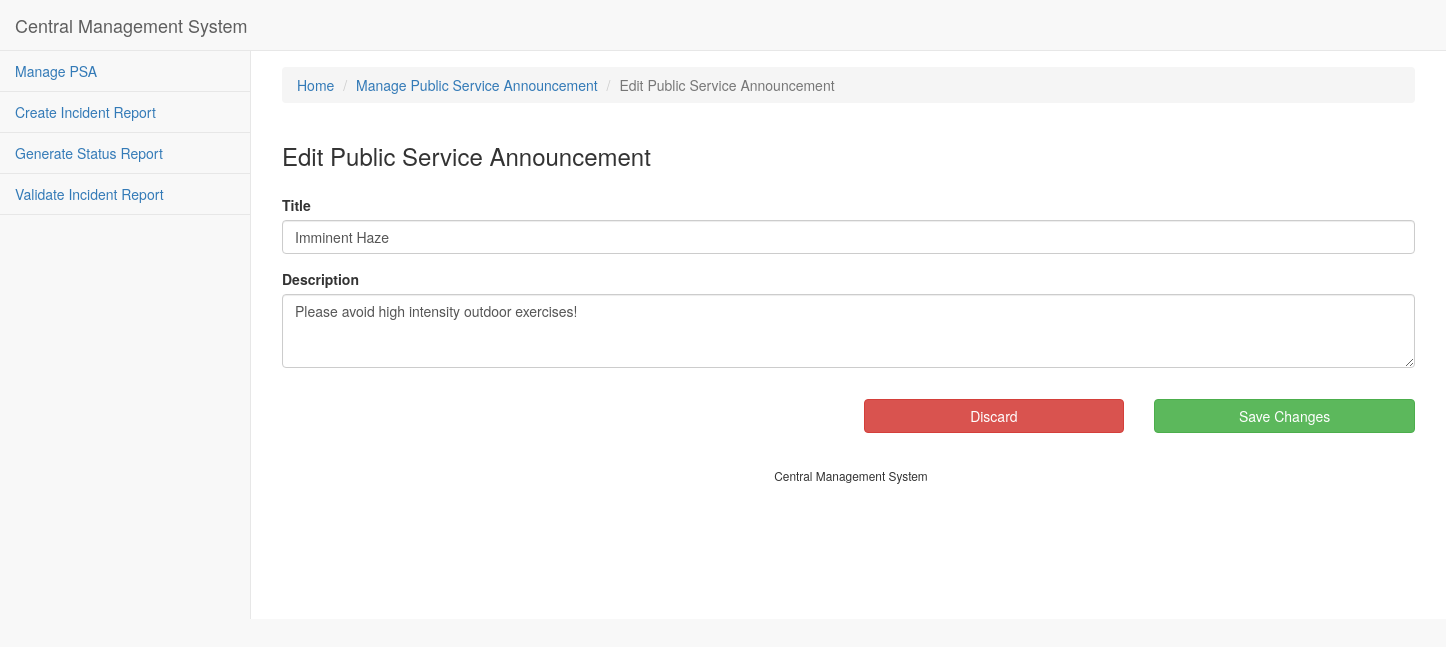
/edit_publicserviceannouncement/1, run on the app's committed database.
### scse_cz3003_2018_s1_cms_app/models.py (models this page shows)
class PublicServiceAnnouncement(models.Model):
    id = models.AutoField(primary_key=True)
    title = models.CharField(max_length=128)
    description = models.TextField()
    reusable = models.BooleanField(default=False)

### scse_cz3003_2018_s1_cms_app/views.py (the view)
# urls.py: path('edit_publicserviceannouncement/<int:id>', views.edit_publicserviceannouncement
def edit_publicserviceannouncement(request, id):
    try:
        psa = PublicServiceAnnouncement.objects.get(pk=id)
    except PublicServiceAnnouncement.DoesNotExist:
        raise Http404('PublicServiceAnnouncement not found')
    return render(request, 'publicserviceannouncement/edit_publicserviceannouncement.html',
                  {
                      'page_name': "Edit Public Service Announcement",
                      'psa': psa
                  })

### templates/publicserviceannouncement/edit_publicserviceannouncement.html (shortened to what this page needs)
{% extends 'base.html' %}
{% block page_stylesheets %}
    <link href="/static/sb_admin_2/vendor/datatables/css/jquery.dataTables.min.css" rel="stylesheet">
{% endblock page_stylesheets %}
{% block breadcrumb %}
    <li class="breadcrumb-item"><a href="/">Home</a></li>
    <li class="breadcrumb-item"><a href="/view_publicserviceannouncement">Manage Public Service Announcement</a></li>
    <li class="breadcrumb-item active">{{ page_name }}</li>
{% endblock breadcrumb %}
{% block content %}
    <div class="row">
        <div class="col-md-12">
            <h3>{{ page_name }}</h3>
        </div>
    </div>
    <form id="input-form" action="" method="post"> {% csrf_token %}
        <div class="row" style="padding-top: 16px">
            <div class="col-md-12">
                <div class="form-group">
                    <label for="title">Title</label>
                    <input id="title" class="form-control" value="{{ psa.title }}">
                </div>
                <div class="form-group">
                    <label for="description">Description</label>
                    <textarea id="description" class="form-control" rows="3">{{ psa.description }}</textarea>
                </div>
            </div>
        </div>
        <div class="row">
            <div class="col-md-offset-6 col-md-3" style="padding-top: 16px">
                <button class="btn btn-danger btn-block" onclick="window.history.go(-1); return false;">
                    Discard
                </button>
            </div>
            <div class="col-md-3" style="padding-top: 16px">
                <button class="btn btn-success btn-block" onclick="return submitForm();">
                    Save Changes
                </button>
            </div>
        </div>
    </form>
{% endblock content %}

### data on the page
PublicServiceAnnouncement: title "Imminent Haze", description "Please avoid high intensity outdoor exercises!"

### other printed values
{{ page_name }} "Edit Public Service Announcement"
